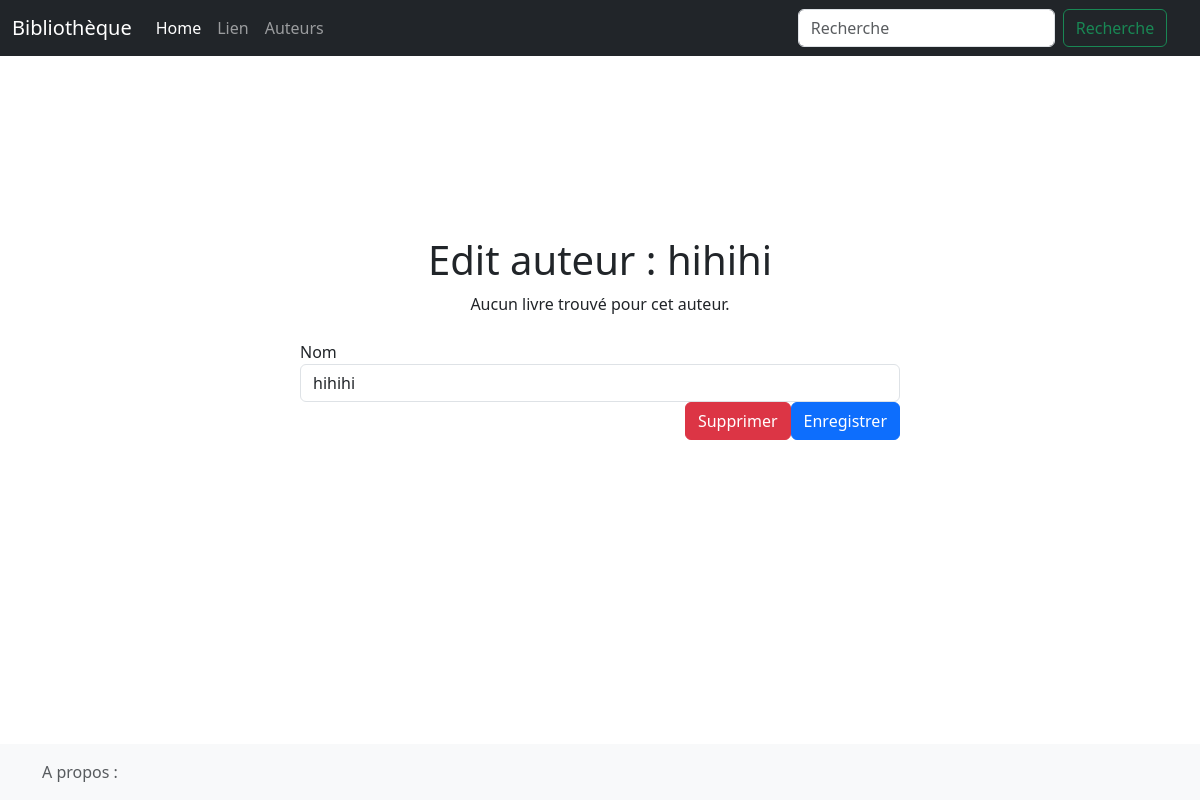
The app's page /edit-author/1, older data.
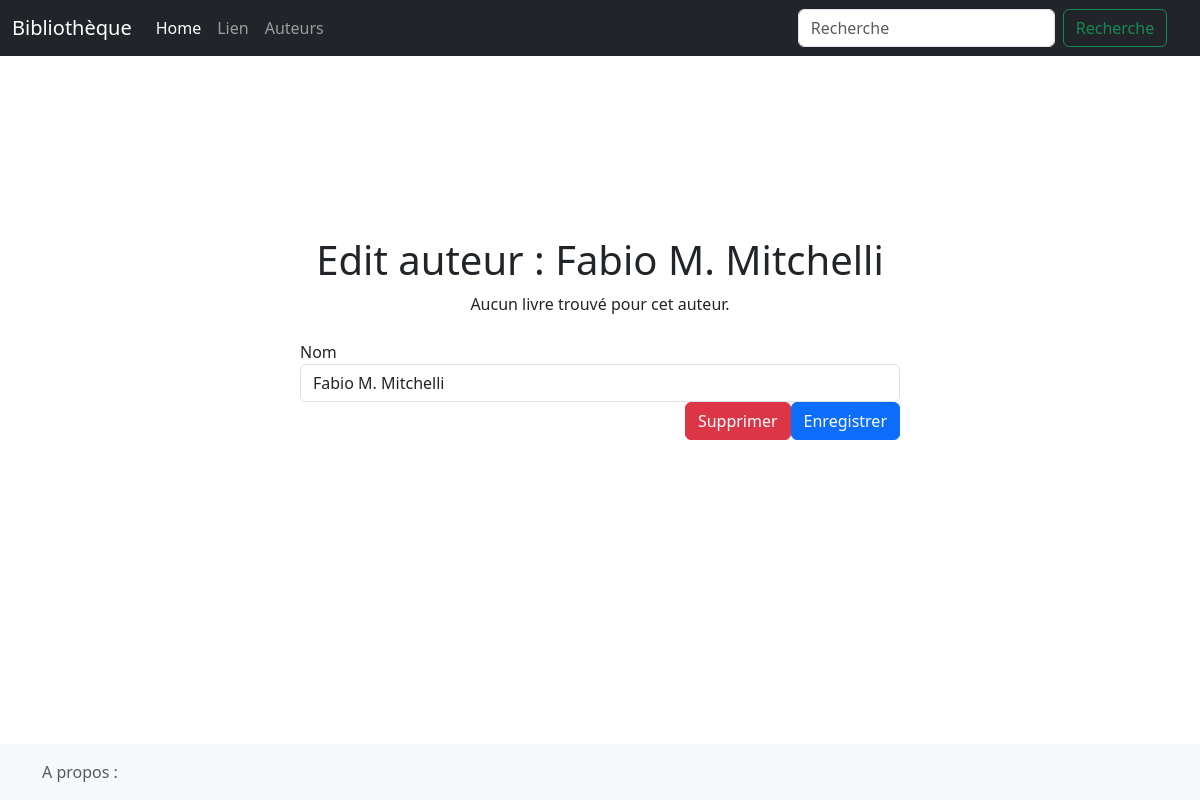
The same page, newer data.
### SiteWeb/models.py (models this page shows, shortened)
class Author(db.Model):
    id = db.Column(db.Integer,primary_key = True)
    name = db.Column(db.String(100))

### SiteWeb/views.py (the view)
@app.route("/edit-author/<int:id>")
def edit_author(id):
    a = get_author(id)
    f = AuthorForm(id=a.id, name=a.name)
    return render_template(
        "edit-author.html",
        author=a, form = f)

### SiteWeb/views.py
class AuthorForm(FlaskForm):
    id = HiddenField('id')
    name = StringField('Nom', validators=[DataRequired()])

### SiteWeb/models.py (called while the page is built)
def get_author(id : int) -> Author:
    return Author.query.get(id)  # Utilisez .get() pour obtenir l'auteur par son ID

### SiteWeb/templates/edit-author.html (shortened to what this page needs)
{% extends "base.html" %}
{% block content %}
<div class="container mt-5">
    <h1 class="text-center mb-4…s par auteur">Edit auteur : {{ author.name }}</h1>
    <div class="text-center mb-4">
        {% for book in books %}
        <div class="d-inline-block mx-2">
            <a href="{{ book.url }}" target="_blank">
                <img src="{{ url_for('static', filename='images/' + book.img) }}"
                     alt="{{ book.title }}" title="{{ book.title }}"
                     style="height: 200px; object-fit: cover;">
            </a>
            <div>{{ book.title }}</div>
        </div>
        {% else %}
        <p>Aucun livre trouvé pour cet auteur.</p>
        {% endfor %}
    </div>
    <form role="form" method="POST" action="{{ url_for('save_author') }}" class="mx-auto" style="max-width: 600px;">
        <div class="{% if form.name.errors %}form-group has-error{% else %}form-group{% endif %}">
            {{ form.name.label }}
            {{ form.name(size=50, class_="form-control") }}
        </div>
        <div class="d-flex justify-content-end">
            <button class="btn btn-danger mr-2" name="value" value="Supprimer" type="submit">Supprimer</button>
            <button class="btn btn-primary" name="value" value="Enregistrer" type="submit">Enregistrer</button>
        </div>
    </form>
</div>
{% endblock %}

Row changes from the older to the newer data that the page shows:
changed Author: name "hihihi" → "Fabio M. Mitchelli"
